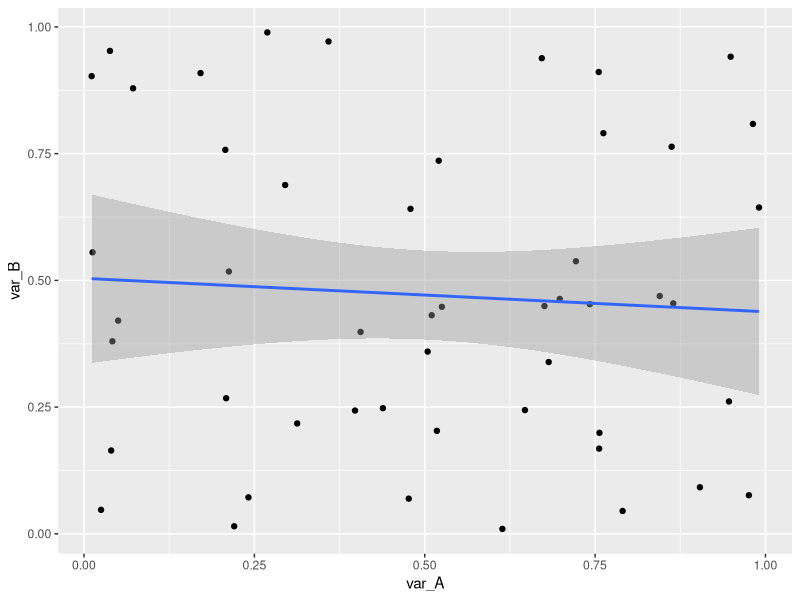
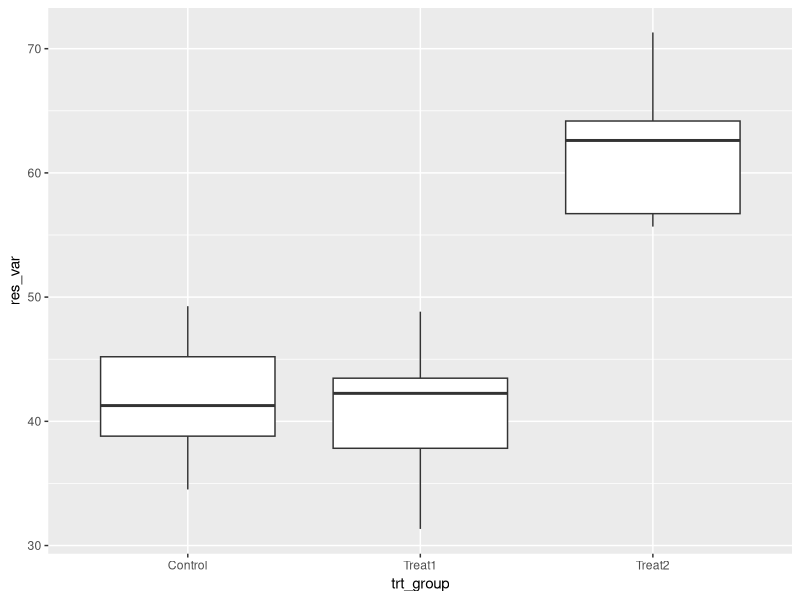
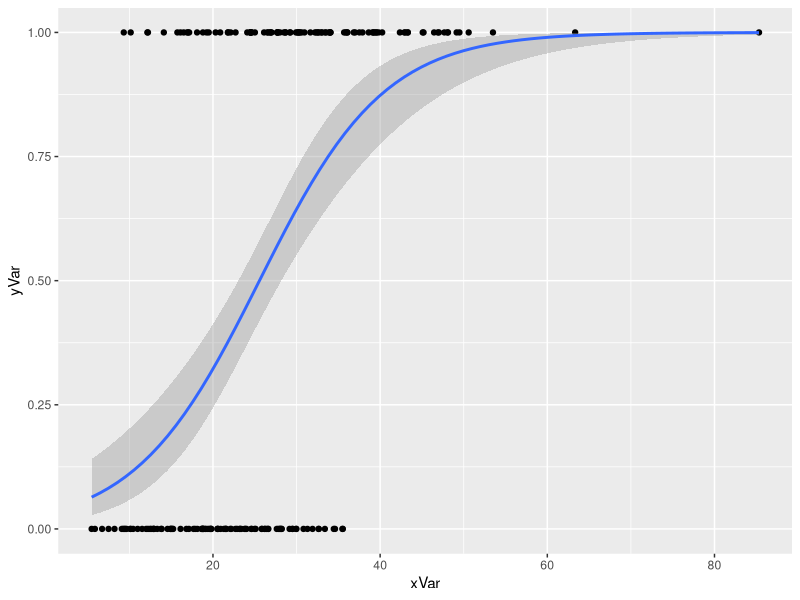
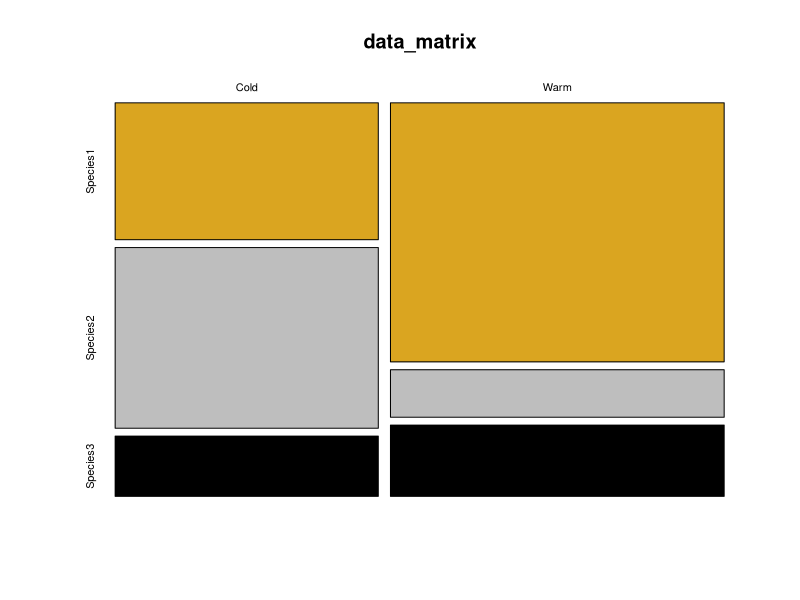
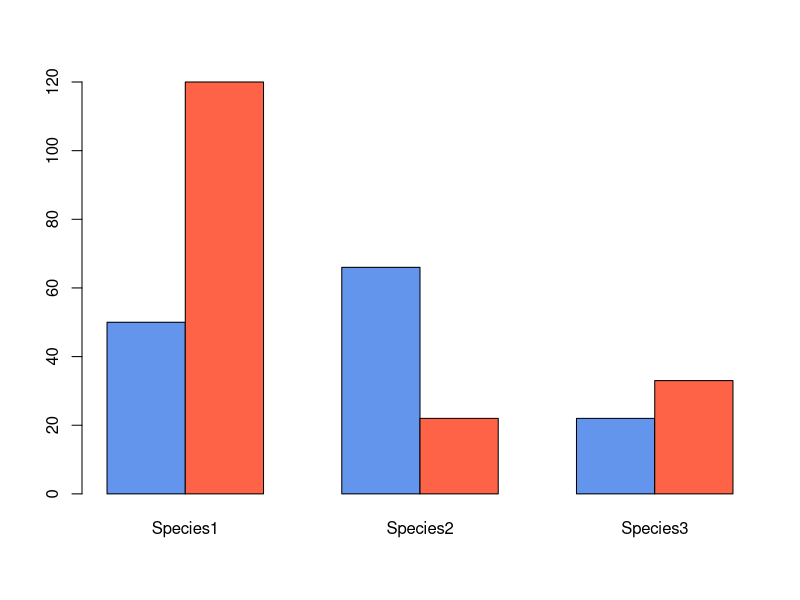
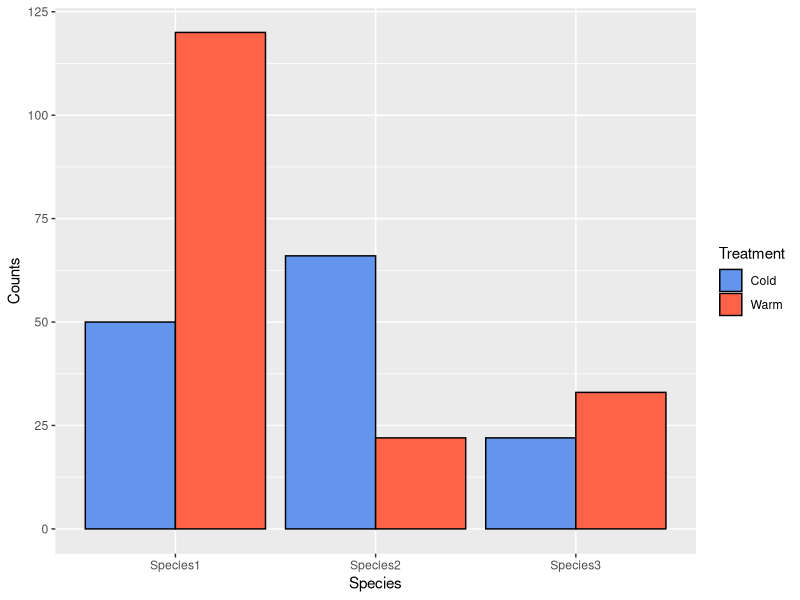
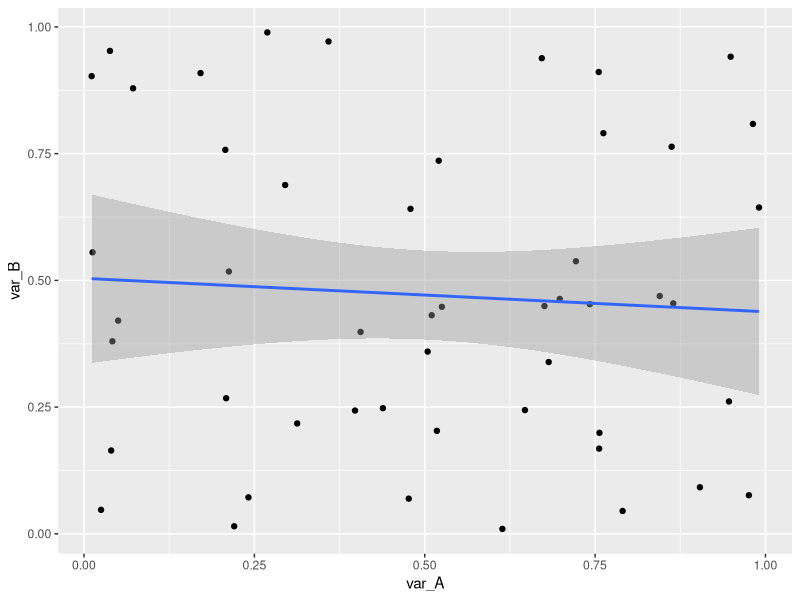
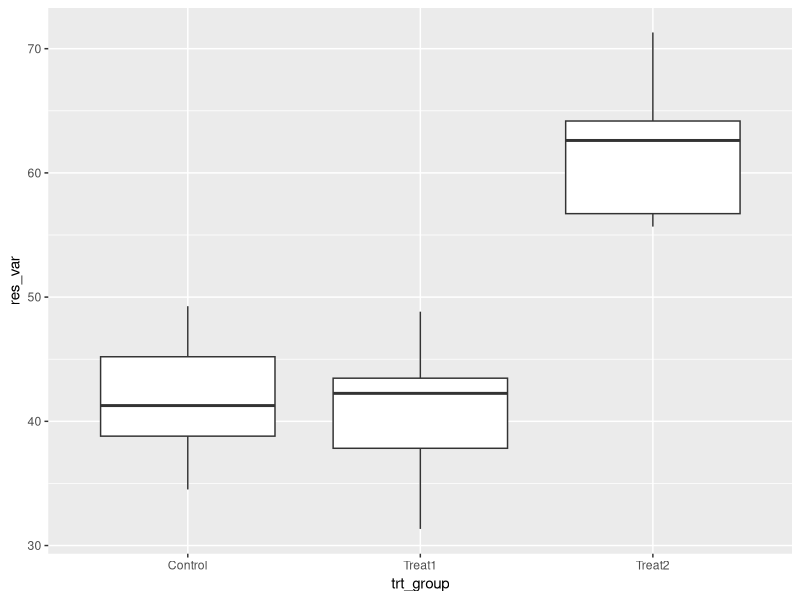

Recreate these plots in R, in order.
#Statistical Relationship /Analysos
# Isaac Racine
# 2.25.21


#-----------CAUSE AND EFFECT RELATIONSHIPS----------
#measured in vars x and y
# NULL: X nd y do not affect eachother
# X causes Y

#approriate controls, random, manipulation, repetition
#does not give much insight of how x affects y

#IF neither were manipulated then must consider
    # y affects X
    # both x and y afect eachother : recpircal feedback loop
    # x and y don't affect eachother, but affected by var Z

#----------- Types of Variables-------------

#Discrete: distinct categores (species, sexes, treatments)
    #represented with character string

#Continuous: measured w real nums on a continuous scales
    #mass, length, vol
    #represented with numeric

#                 Response Continuous        Response Discrete
#Predictor Cont       linear reg              logistic reg
#Predictor Discret      ANOVA             Contingency Table  

    #linear reg: y = a + bx, then NULL: b = 0 or slope = 0
      #scatter plot: each data point represented in graph
    #ANOVA: NULL: the avg of response var among treatment groups does not differ
      #box plot: shows mean and vars of each compared groups
    #logistic regression
      #scatter plot???
    #Contingency Table Analysis
      # mosaic plot or bar graph

#-----------------PRACTICE-------------------------

library(tidyverse)
library(ggplot2)


#------------ Linear Regression Practice --------------------
#df construction for regression analysis
n <- 50 # num of obs (rows)
var_A <- runif(n) #rand uniform (independent var, x)
var_B <- runif(n) # random uniform (dependent)
var_C <- 5.5 + var_A * 10 # create noisy linear rltnship w varA

ID <- 1:n

reg_data <- data.frame(ID, var_A, var_B, var_C)
head(reg_data)
str(reg_data)

#regression analysis in R
reg_model <- lm(var_B ~ var_A, data = reg_data) #varB is a function of varA

print(reg_model)
str(reg_model)
head(reg_model$residuals) #contains residuals

#summary has the elments that we need
summary(reg_model)

z <- unlist(summary(reg_model))

reg_stats <- list(intercept = z$coefficients1,
                  slope = z$coefficients2,
                  intercept_p = z$coefficients7, #null slope
                  slope_p = z$coefficients8,
                  r2 = z$r.squared)

print(reg_stats)                  
#easy to add important values after making list

reg_stats$r2
reg_stats[[5]]
reg_stats[5] #NO! this is just a list item

#PLOTTING
reg_plot <- ggplot(reg_data) +
  aes(x = var_A, y = var_B) +
  geom_point() +
  stat_smooth(method = lm, se = 0.99) #default = 0.95

print(reg_plot)
ggsave(filename = "RegressionPlotPractice.pdf",
       plot = reg_plot,
       device = "pdf")

#-------------------ANOVA----------------------
n_group <- 3 # num of treatment groups
n_name <- c("Control", "Treat1", "Treat2") #names of groups
n_size <- c(12, 17, 9) #sample sizes for each treatment

#BEST to have 10 sample sizes for each treatment!!!!!!

n_mean <- c(40, 41, 60) #mean responses
n_sd <- c(5, 5, 5)  #sd of each group

#one of the assumptions is that their vars a relatively equal
#if not can preform transformations to better fit

ID <- 1:sum(n_size) #create unique ID

res_var <- c(rnorm(n = n_size[1], mean = n_mean[1],
                   sd = n_sd[1]),
             rnorm(n = n_size[2], mean = n_mean[2],
                   sd = n_sd[2]),
             rnorm(n = n_size[3], mean = n_mean[3],
                   sd = n_sd[3]))

trt_group <- rep(n_name, n_size)  #matches item by item             
ano_data <- data.frame(ID, trt_group, res_var)
head(ano_data)

# anaylsis of variance
ano_model <- aov(res_var ~ trt_group, ano_data)
print(ano_model)

z <- summary(ano_model)
print(z)
flat_out <- unlist(z)
ano_stats <- list(f_ratio <- unlist(z)[7], 
                  f_pval <- unlist(z)[9])
print(ano_stats)

#basic graphis w ggplot
ano_plot <- ggplot(ano_data) +
  aes(x = trt_group, y = res_var) +
  geom_boxplot()
print(ano_plot)

ggsave(filename = "ANOVAPlotPractice.pdf",
       plot=ano_plot,
       device = "pdf")


#------------------Logistic Regression--------------
#NULL: getting 0 or 1 is independent of x value
    #predicts the regression line is flat at 0.5

#construct df
x_var <- sort(rgamma(n=200, shape = 5, scale = 5)) #continuous
y_var <- sample(rep(c(1,0), each = 100), prob = seq_len(200))
lreg_data <- data.frame(ID = 1:200, xVar = x_var,
                        yVar = y_var)
head(lreg_data)

# analysis
lreg_model <- glm(yVar ~ xVar, data = lreg_data,
                  family = binomial(link = logit))
print(lreg_model)
summary(lreg_model)
summary(lreg_model)$coefficients

#plotting
lreg_plot <- ggplot(lreg_data) +
  aes(x = xVar, y = yVar) +
  geom_point() +
  stat_smooth(method = glm,   #this is where they differ
              method.args = list(family = binomial))   
print(lreg_plot)

ggsave(filename = "LogisticRegPlotPractice.pdf",
       plot = lreg_plot,
       device = "pdf")


#------------------Contingency Table--------------
#counts for different classifications

vec_1 <- c(50, 66, 22)
vec_2 <- c(120, 22, 33)

data_matrix <- rbind(vec_1,vec_2)
rownames(data_matrix) <- c("Cold", "Warm")
colnames(data_matrix) <- c("Species1", "Species2", "Species3")
print(data_matrix)

#Null is that the proportions of are same across cols or rows

#Statistical analysis
print(chisq.test(data_matrix))

#base R has better plots for these
#plotting contingency data
mosaicplot(x = data_matrix,
           color = c("goldenrod","grey","black"),
                     shade=FALSE)

barplot(height = data_matrix,
        beside = TRUE, #places bars next to each other
        col = c("cornflowerblue","tomato"))


##NOW let's do it in GGPLOT
#data wrangling problem

d_frame <- as.data.frame(data_matrix)
print(d_frame)

#make names for cols rows
d_frame <- cbind(d_frame, list(Treatment = c("Cold", "Warm")))
print(d_frame)
d_frame <- gather(d_frame,
                  key = Species,  #used to split things
                  Species1:Species3,
                  value = Counts)
print(d_frame)

contingency_graph <- ggplot(d_frame, aes(x = Species,
                                         y = Counts,
                                         fill = Treatment)) +
  geom_bar(stat = "identity",
           position = "dodge",
           color = I("black")) +
  scale_fill_manual(values = c("cornflowerblue","tomato"))

print(contingency_graph)
